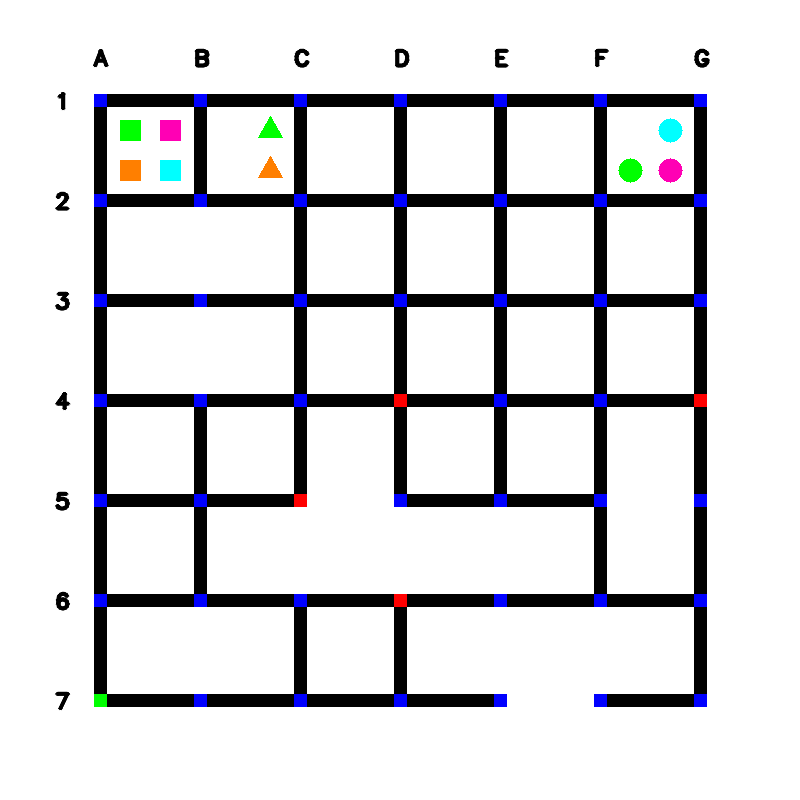
#> input picture PB_Task1_Windows/PB_Task1_Windows/Task1A/public_test_images/maze_0.png, 800 x 800 px, found by its file name
$ python read.py
#> lines starting #> are read from the running program, lines starting #| are printed output that depends on the picture; after the words box and inside, x2 and y2 are one past the last pixel; in counts of white or black regions, pixels touching at a corner belong together
import cv2 as cv
import numpy as np
from matplotlib import pyplot as plt
IMAGE_SIZE=800
MAZE_SIZE=600
SQUARE_SIZE=100

# [6 lines of commented-out code are left out]

def detect_medicine_packages(maze_img):
    medicine_packages = []

	##############	ADD YOUR CODE HERE	##############
    gray = cv.cvtColor(maze_img, cv.COLOR_BGR2GRAY)
    _, threshold = cv.threshold(gray, 200, 255, cv.THRESH_BINARY)
    contours, _ = cv.findContours(
    threshold, cv.RETR_TREE, cv.CHAIN_APPROX_SIMPLE)

    i = 0
    #cv.imshow('maze', maze_img)
    cv.imshow('maze', threshold)
    cv.waitKey(0)
    print(contours)
    for contour in contours:

    # here we are ignoring first counter because
    # findcontour function detects whole image as shape
        if i == 0:
            i = 1
            continue

    # cv2.approxPloyDP() function to approximate the shape
        approx = cv.approxPolyDP(
        contour, 0.01 * cv.arcLength(contour, True), True)

    # using drawContours() function
        cv.drawContours(maze_img, [contour], 0, (0, 0, 255), 5)

        # finding center point of shape
        M = cv.moments(contour)
        if M['m00'] != 0.0:
            x = int(M['m10']/M['m00'])
            y = int(M['m01']/M['m00'])

        # putting shape name at center of each shape
        if len(approx) == 3:
            cv.putText(maze_img, 'Triangle', (x, y),
                        cv.FONT_HERSHEY_SIMPLEX, 0.6, (255, 255, 255), 2)

        elif len(approx) == 4:
            cv.putText(maze_img, 'Quadrilateral', (x, y),
                        cv.FONT_HERSHEY_SIMPLEX, 0.6, (255, 255, 255), 2)

        elif len(approx) == 5:
            cv.putText(maze_img, 'Pentagon', (x, y),
                        cv.FONT_HERSHEY_SIMPLEX, 0.6, (255, 255, 255), 2)

        elif len(approx) == 6:
            cv.putText(maze_img, 'Hexagon', (x, y),
                        cv.FONT_HERSHEY_SIMPLEX, 0.6, (255, 255, 255), 2)

        else:
            cv.putText(maze_img, 'circle', (x, y),
                        cv.FONT_HERSHEY_SIMPLEX, 0.6, (255, 255, 255), 2)

        cv.imshow('shapes', maze_img)
        cv.waitKey(0)
        cv.destroyAllWindows()
	##################################################

    return medicine_packages

if __name__ == "__main__":

    # path directory of images in test_images folder

	#Just keep the maze
    img = cv.imread('public_test_images\maze_0.png')
#> img is the input picture: shape (800, 800, 3); mean B, G, R 220, 217.5, 217.4
    img=img[95:705,95:705]
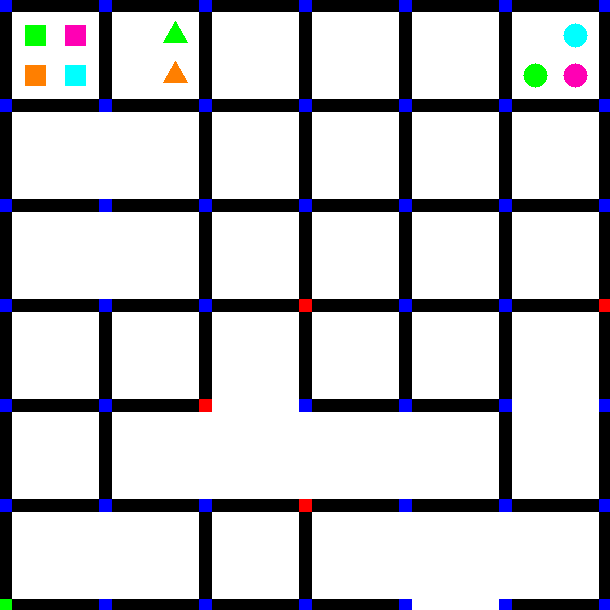
#> img: shape (610, 610, 3); mean B, G, R 198.4, 194.4, 194.2

    # [7 lines of commented-out code are left out]
    arena_parameters = detect_medicine_packages(img)
#> in detect_medicine_packages, `gray = cv.cvtColor(maze_img, cv.COLOR_BGR2GRAY)`:
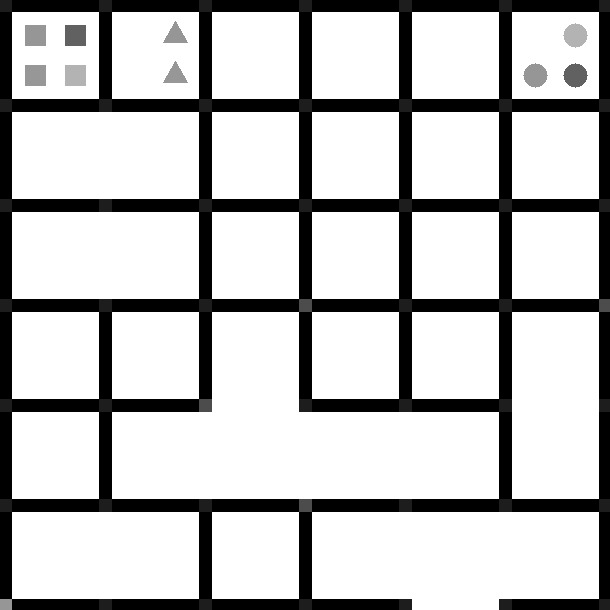
#> gray: shape (610, 610); min 0, max 255, mean 194.8
#> in detect_medicine_packages, `_, threshold = cv.threshold(gray, 200, 255, cv.THRESH_BINARY)`:
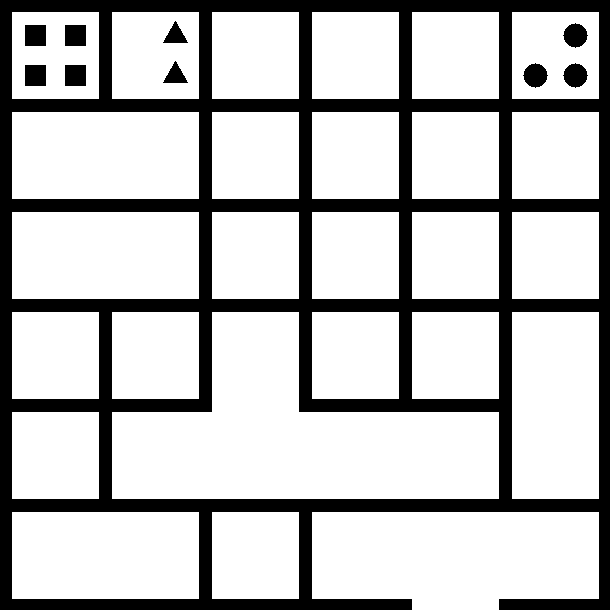
#> threshold: shape (610, 610); 75.5% white; 10 black regions
#> in detect_medicine_packages, `contours, _ = cv.findContours( threshold, cv.RETR_TREE, cv.CHAIN_APPRO..`: contours = 35 contours; largest, box (x1, y1, x2, y2) and area: (112, 312, 499, 499) 41797, (312, 512, 599, 610) 25543, (12, 512, 199, 599) 15996, (512, 312, 599, 499) 15996, (12, 212, 199, 299) 15996
#> (printed output is left out)
#> the loop in detect_medicine_packages, `for contour in contours:` made 35 passes
#> (approx, x, y) on passes 2, 3, 4, 5, 6, 7, 9, 10, 11, 12, 13: ([[212, 512], [212, 598], [298, 598], [298, 512]], 255, 555), ([[12, 512], [12, 598], [198, 598], [198, 512]], 105, 555), ([[12, 412], [12, 498], [98, 498], [98, 412]], 55, 455), ([[512, 312], [512, 498], [598, 498], [598, 312]], 555, 405), ([[412, 312], [412, 398], [498, 398], [498, 312]], 455, 355), ([[312, 312], [312, 398], [398, 398], [398, 312]], 355, 355), ([[112, 312], [112, 398], [198, 398], [198, 312]], 155, 355), ([[12, 312], [12, 398], [98, 398], [98, 312]], 55, 355), ([[512, 212], [512, 298], [598, 298], [598, 212]], 555, 255), ([[412, 212], [412, 298], [498, 298], [498, 212]], 455, 255), ([[312, 212], [312, 298], [398, 298], [398, 212]], 355, 255)
#> (x, y) on passes 8, 22, 23, 24, 29, 30: (294, 435), (575, 75), (535, 75), (575, 35), (175, 75), (175, 35)
#> pass 2, in detect_medicine_packages, `cv.imshow('shapes', maze_img)`:
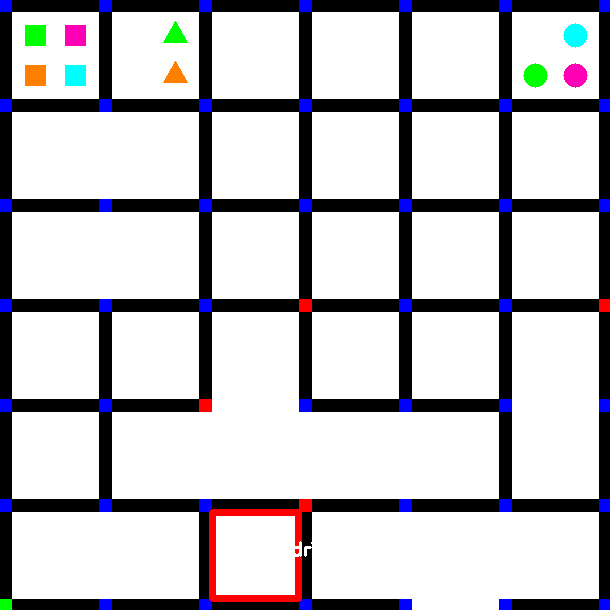
#> window 'shapes': shape (610, 610, 3); mean B, G, R 197.6, 193.5, 194.9
#> after the loop in detect_medicine_packages, `for contour in contours:`:
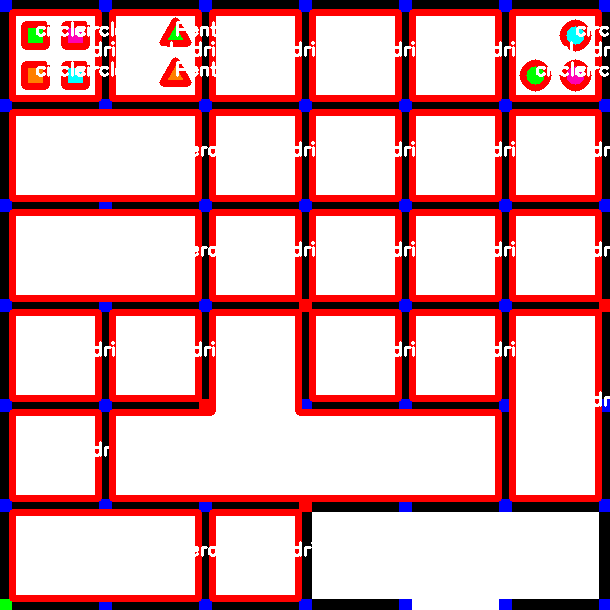
#> maze_img: shape (610, 610, 3); mean B, G, R 171.6, 167.8, 217.2
#> after the loop in detect_medicine_packages, `for contour in contours:`: i = 1
#> arena_parameters = []

    print("Arena Prameters: " , arena_parameters)

	# display the maze image
    cv.imshow("image", img)
    cv.waitKey(0)
    cv.destroyAllWindows()

    choice = input('\nDo you want to run your script on all test images ? => "y" or "n": ')
#> the answer given: public_test_images/maze_0.png

    # [22 lines of commented-out code are left out]

$ run again, with PB_Task1_Windows/PB_Task1_Windows/Task1A/public_test_images/maze_1.png copied over PB_Task1_Windows/PB_Task1_Windows/Task1A/public_test_images/maze_0.png
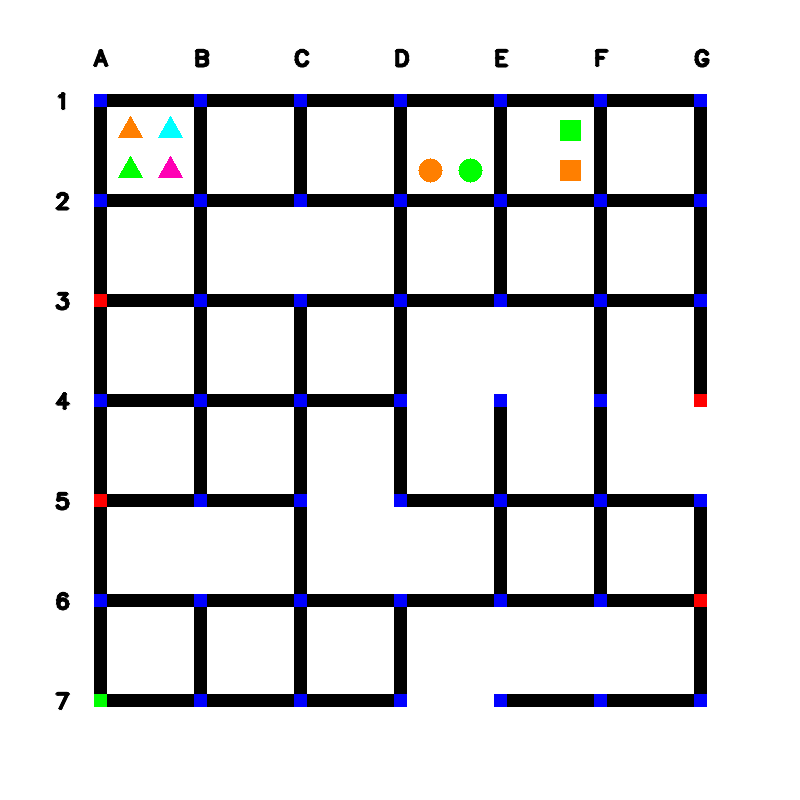
#> input picture PB_Task1_Windows/PB_Task1_Windows/Task1A/public_test_images/maze_1.png, 800 x 800 px, found by its file name
#> img is the input picture: shape (800, 800, 3); mean B, G, R 220.4, 218.1, 218.1
#> img: shape (610, 610, 3)
#> in detect_medicine_packages, `_, threshold = cv.threshold(gray, 200, 255, cv.THRESH_BINARY)`:
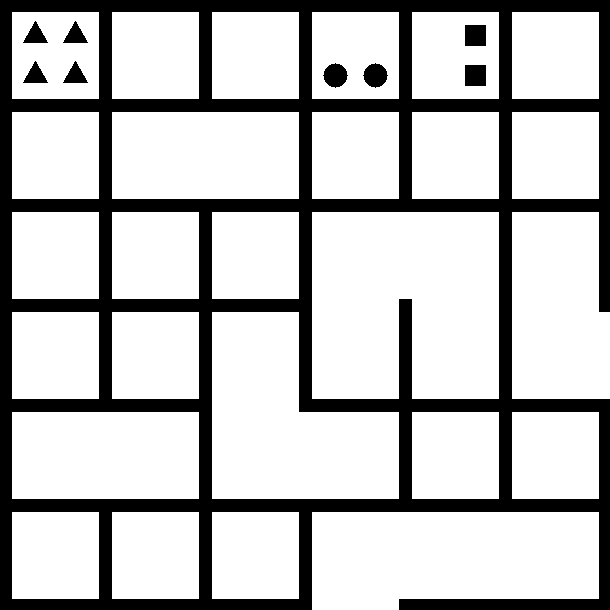
#> threshold: shape (610, 610); 76% white; 9 black regions
#> contours = 34 contours; largest, box (x1, y1, x2, y2) and area: (312, 212, 499, 399) 33197, (312, 512, 599, 610) 25542, (212, 312, 399, 499) 24596, (512, 212, 610, 399) 16942, (12, 412, 199, 499) 15996
#> (printed output is left out)
#> the loop in detect_medicine_packages, `for contour in contours:` made 34 passes
#> (approx, x, y) on passes 2, 3, 4, 5, 6, 7, 9: ([[212, 512], [212, 598], [298, 598], [298, 512]], 255, 555), ([[112, 512], [112, 598], [198, 598], [198, 512]], 155, 555), ([[12, 512], [12, 598], [98, 598], [98, 512]], 55, 555), ([[512, 412], [512, 498], [598, 498], [598, 412]], 555, 455), ([[412, 412], [412, 498], [498, 498], [498, 412]], 455, 455), ([[12, 412], [12, 498], [198, 498], [198, 412]], 105, 455), ([[112, 312], [112, 398], [198, 398], [198, 312]], 155, 355)
#> after the loop in detect_medicine_packages, `for contour in contours:`:
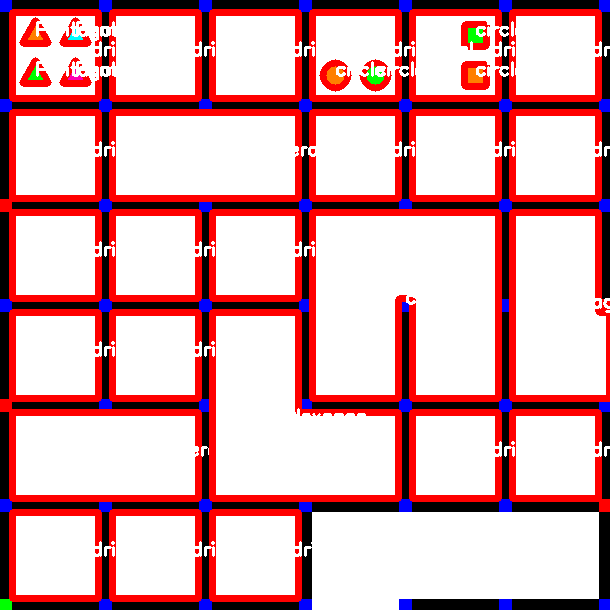
#> maze_img: shape (610, 610, 3); mean B, G, R 172.7, 169.1, 217.9
#> after the loop in detect_medicine_packages, `for contour in contours:`: i = 1
#> arena_parameters = []

$ run again, with PB_Task1_Windows/PB_Task1_Windows/Task1A/public_test_images/maze_10.png copied over PB_Task1_Windows/PB_Task1_Windows/Task1A/public_test_images/maze_0.png
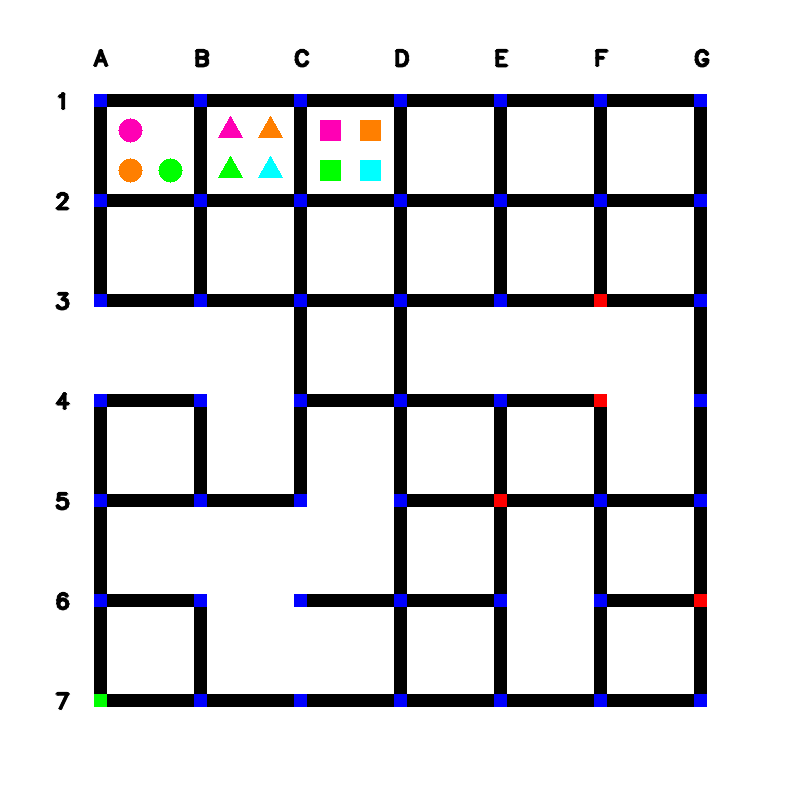
#> input picture PB_Task1_Windows/PB_Task1_Windows/Task1A/public_test_images/maze_10.png, 800 x 800 px, found by its file name
#> img is the input picture: shape (800, 800, 3); mean B, G, R 220.3, 217.8, 217.9
#> img: shape (610, 610, 3)
#> in detect_medicine_packages, `_, threshold = cv.threshold(gray, 200, 255, cv.THRESH_BINARY)`:
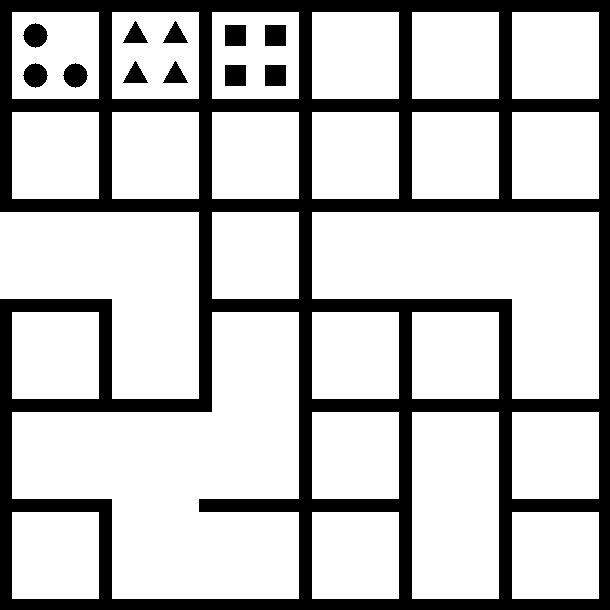
#> threshold: shape (610, 610); 75.7% white; 12 black regions
#> contours = 36 contours; largest, box (x1, y1, x2, y2) and area: (12, 312, 299, 599) 50398, (312, 212, 599, 399) 33196, (0, 212, 199, 399) 25628, (412, 412, 499, 599) 15996, (512, 512, 599, 599) 7396
#> (printed output is left out)
#> the loop in detect_medicine_packages, `for contour in contours:` made 36 passes
#> (approx, x, y) on passes 2 to 8: ([[312, 512], [312, 598], [398, 598], [398, 512]], 355, 555), ([[12, 512], [12, 598], [98, 598], [98, 512]], 55, 555), ([[512, 412], [512, 498], [598, 498], [598, 412]], 555, 455), ([[412, 412], [412, 598], [498, 598], [498, 412]], 455, 505), ([[312, 412], [312, 498], [398, 498], [398, 412]], 355, 455), ([[412, 312], [412, 398], [498, 398], [498, 312]], 455, 355), ([[312, 312], [312, 398], [398, 398], [398, 312]], 355, 355)
#> after the loop in detect_medicine_packages, `for contour in contours:`:
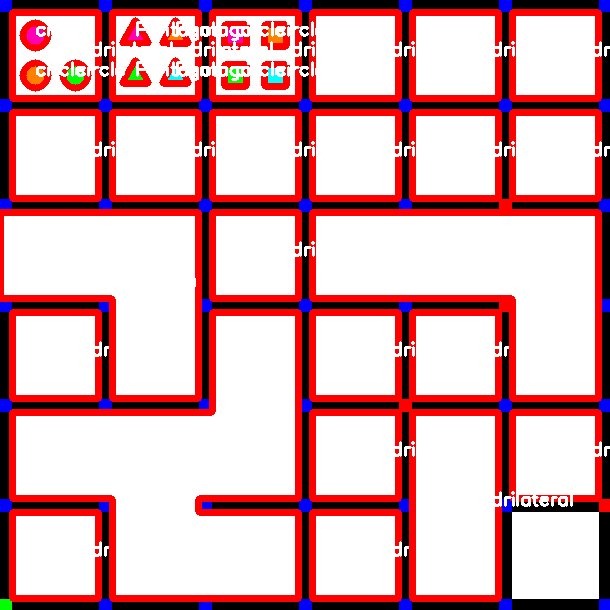
#> maze_img: shape (610, 610, 3); mean B, G, R 171.2, 167.5, 218.6
#> after the loop in detect_medicine_packages, `for contour in contours:`: i = 1
#> arena_parameters = []

$ run again, with PB_Task1_Windows/PB_Task1_Windows/Task1A/public_test_images/maze_11.png copied over PB_Task1_Windows/PB_Task1_Windows/Task1A/public_test_images/maze_0.png
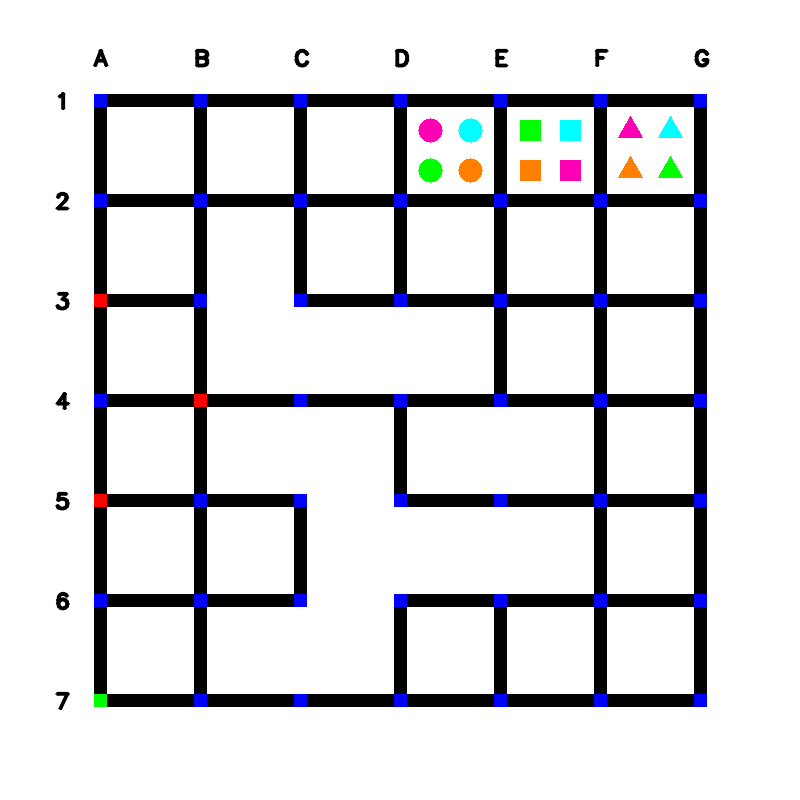
#> input picture PB_Task1_Windows/PB_Task1_Windows/Task1A/public_test_images/maze_11.png, 800 x 800 px, found by its file name
#> img is the input picture: shape (800, 800, 3); mean B, G, R 219.5, 216.9, 216.8
#> img: shape (610, 610, 3)
#> in detect_medicine_packages, `_, threshold = cv.threshold(gray, 200, 255, cv.THRESH_BINARY)`:
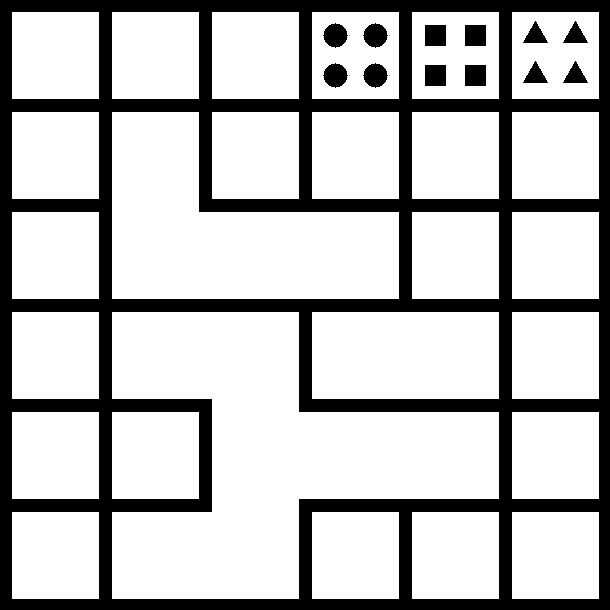
#> threshold: shape (610, 610); 75% white; 13 black regions
#> contours = 38 contours; largest, box (x1, y1, x2, y2) and area: (112, 312, 499, 599) 58998, (112, 112, 399, 299) 33196, (312, 312, 499, 399) 15996, (512, 512, 599, 599) 7396, (412, 512, 499, 599) 7396
#> (printed output is left out)
#> the loop in detect_medicine_packages, `for contour in contours:` made 38 passes
#> (approx, x, y) on passes 2 to 8: ([[412, 512], [412, 598], [498, 598], [498, 512]], 455, 555), ([[312, 512], [312, 598], [398, 598], [398, 512]], 355, 555), ([[12, 512], [12, 598], [98, 598], [98, 512]], 55, 555), ([[512, 412], [512, 498], [598, 498], [598, 412]], 555, 455), ([[112, 412], [112, 498], [198, 498], [198, 412]], 155, 455), ([[12, 412], [12, 498], [98, 498], [98, 412]], 55, 455), ([[512, 312], [512, 398], [598, 398], [598, 312]], 555, 355)
#> after the loop in detect_medicine_packages, `for contour in contours:`:
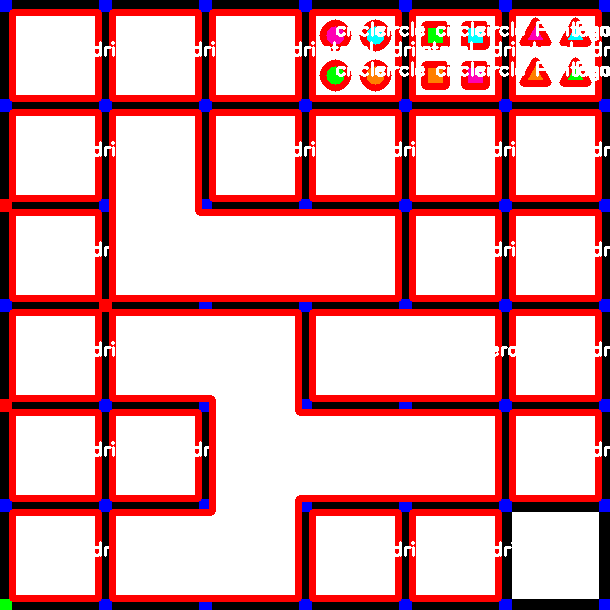
#> maze_img: shape (610, 610, 3); mean B, G, R 169.1, 165.3, 217.3
#> after the loop in detect_medicine_packages, `for contour in contours:`: i = 1
#> arena_parameters = []
